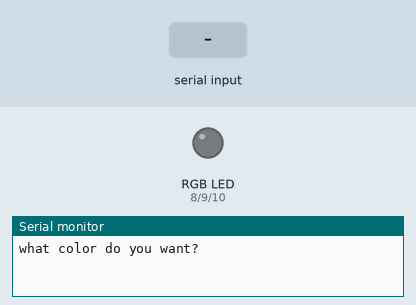
Recording of a sketch running on a simulated Arduino Uno, built with avr-gcc and run on an emulated ATmega328P. Shown: an RGB LED mixed from three pins (HIGH = lit), the last lines printed to the serial monitor. The inputs (shaded band) are chosen by the test bench.

Above: at 1.2 s.
1.3 s: "red" received over Serial
At 2.8 s:
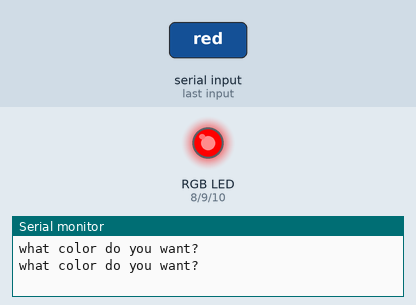
3.8 s: "green" received over Serial
At 5.9 s:
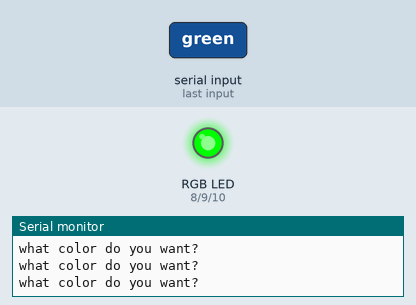
6.3 s: "blue" received over Serial
At 7.8 s:
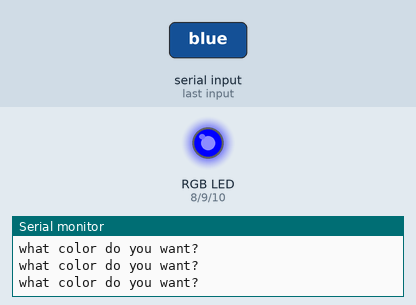
8.8 s: "off" received over Serial
At 10.9 s:
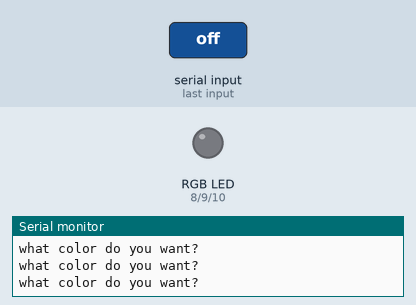
Timing chart, 0 to 12.3 s (numbered marks = the images above; inputs shaded):
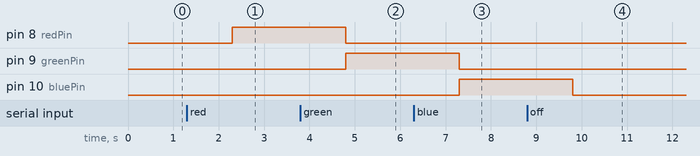

The sketch:

rgbled.ino
```cpp
int redPin=8;
int greenPin=9;
int bluePin=10;
int dt=500;
String color;
String msg="what color do you want?";
void setup() {
  // put your setup code here, to run once:
Serial.begin(9600);
pinMode(redPin,OUTPUT);
pinMode(greenPin,OUTPUT);
pinMode(bluePin,OUTPUT);
}

void loop() {
  // put your main code here, to run repeatedly:
Serial.println(msg);
while(Serial.available()==0){

}
color=Serial.readString();
if(color=="red"){
  digitalWrite(redPin,HIGH);
  digitalWrite(greenPin,LOW);
  digitalWrite(bluePin,LOW);
}
if(color=="green"){
  digitalWrite(redPin,LOW);
  digitalWrite(greenPin,HIGH);
  digitalWrite(bluePin,LOW);
}
if(color=="blue"){
  digitalWrite(redPin,LOW);
  digitalWrite(greenPin,LOW);
  digitalWrite(bluePin,HIGH);
}
if(color=="off"){
  digitalWrite(redPin,LOW);
  digitalWrite(greenPin,LOW);
  digitalWrite(bluePin,LOW);
}
}
```

Measured:
- after the input at 1.3 s, pin 8 (redPin): LOW → HIGH after 1.0 s
- after the input at 3.8 s, pin 8 (redPin): HIGH → LOW after 1.0 s; pin 9 (greenPin): LOW → HIGH after 1.0 s
- after the input at 6.3 s, pin 9 (greenPin): HIGH → LOW after 1.0 s; pin 10 (bluePin): LOW → HIGH after 1.0 s
- after the input at 8.8 s, pin 10 (bluePin): HIGH → LOW after 1.0 s
